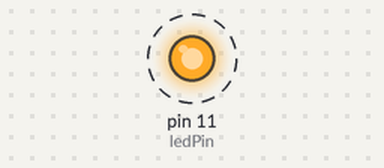
Simulated run of this sketch. Board: Arduino Uno, built with avr-gcc and run on an emulated ATmega328P. On the bench: output pins drawn as LEDs (lit = HIGH). Dashed ring = blinking. What the sketch prints to the serial monitor is not drawn.

Above: at 0.5 s.
Timing chart, 0 to 4.6 s (numbered marks = the images above):
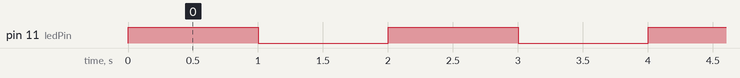

Measured:
- by itself, pin 11 (ledPin): alternates HIGH for 1.0 s and LOW for 1.0 s

The sketch:

NanoLED1.ino
```cpp
const int ledPin = 11;  // LED connected to pin D9

void setup() {
  pinMode(ledPin, OUTPUT);     // Set LED pin as output
  Serial.begin(9600);          // Start Serial communication
}

void loop() {
  digitalWrite(ledPin, HIGH);  // Turn LED on
  Serial.println("LED is ON");
  delay(1000);                 // Wait 1 second

  digitalWrite(ledPin, LOW);   // Turn LED off
  Serial.println("LED is OFF");
  delay(1000);                 // Wait 1 second
}
```
